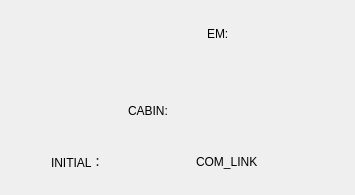
          <widget class="QWidget" name="page_rov">
           <layout class="QGridLayout" name="gridLayout_9">
            <item row="1" column="0">
             <layout class="QHBoxLayout" name="horizontalLayout_13">
              <item>
               <spacer name="horizontalSpacer_28">
                <property name="orientation">
                 <enum>Qt::Horizontal</enum>
                </property>
                <property name="sizeHint" stdset="0">
                 <size>
                  <width>40</width>
                  <height>20</height>
                 </size>
                </property>
               </spacer>
              </item>
              <item>
               <widget class="QLabel" name="label_4">
                <property name="styleSheet">
                 <string notr="true">font: 300 10pt &quot;Ubuntu&quot;;</string>
                </property>
                <property name="text">
                 <string>CABIN:</string>
                </property>
               </widget>
              </item>
              <item>
               <widget class="QtMaterialToggle" name="widget_rov_cabin" native="true">
                <property name="minimumSize">
                 <size>
                  <width>40</width>
                  <height>45</height>
                 </size>
                </property>
                <property name="maximumSize">
                 <size>
                  <width>40</width>
                  <height>45</height>
                 </size>
                </property>
               </widget>
              </item>
              <item>
               <spacer name="horizontalSpacer_27">
                <property name="orientation">
                 <enum>Qt::Horizontal</enum>
                </property>
                <property name="sizeHint" stdset="0">
                 <size>
                  <width>130</width>
                  <height>20</height>
                 </size>
                </property>
               </spacer>
              </item>
             </layout>
            </item>
            <item row="0" column="0">
             <layout class="QGridLayout" name="gridLayout_8">
              <item row="0" column="0">
               <layout class="QHBoxLayout" name="horizontalLayout_12">
                <property name="topMargin">
                 <number>0</number>
                </property>
                <item>
                 <widget class="Battery" name="widget_battery_rov" native="true">
                  <property name="minimumSize">
                   <size>
                    <width>50</width>
                    <height>30</height>
                   </size>
                  </property>
                  <property name="maximumSize">
                   <size>
                    <width>50</width>
                    <height>30</height>
                   </size>
                  </property>
                 </widget>
                </item>
                <item>
                 <spacer name="horizontalSpacer_24">
                  <property name="orientation">
                   <enum>Qt::Horizontal</enum>
                  </property>
                  <property name="sizeType">
                   <enum>QSizePolicy::Minimum</enum>
                  </property>
                  <property name="sizeHint" stdset="0">
                   <size>
                    <width>140</width>
                    <height>20</height>
                   </size>
                  </property>
                 </spacer>
                </item>
                <item>
                 <widget class="QLabel" name="label">
                  <property name="minimumSize">
                   <size>
                    <width>30</width>
                    <height>0</height>
                   </size>
                  </property>
                  <property name="styleSheet">
                   <string notr="true">font: 300 11pt &quot;Ubuntu&quot;;</string>
                  </property>
                  <property name="text">
                   <string>EM:</string>
                  </property>
                 </widget>
                </item>
                <item>
                 <widget class="QtMaterialToggle" name="widget_rov_em" native="true">
                  <property name="minimumSize">
                   <size>
                    <width>40</width>
                    <height>45</height>
                   </size>
                  </property>
                  <property name="maximumSize">
                   <size>
                    <width>40</width>
                    <height>45</height>
                   </size>
                  </property>
                 </widget>
                </item>
                <item>
                 <spacer name="horizontalSpacer_25">
                  <property name="orientation">
                   <enum>Qt::Horizontal</enum>
                  </property>
                  <property name="sizeHint" stdset="0">
                   <size>
                    <width>40</width>
                    <height>20</height>
                   </size>
                  </property>
                 </spacer>
                </item>
               </layout>
              </item>
              <item row="1" column="0">
               <layout class="QHBoxLayout" name="horizontalLayout_11">
                <property name="topMargin">
                 <number>0</number>
                </property>
                <item>
                 <spacer name="horizontalSpacer_19">
                  <property name="orientation">
                   <enum>Qt::Horizontal</enum>
                  </property>
                  <property name="sizeHint" stdset="0">
                   <size>
                    <width>40</width>
                    <height>20</height>
                   </size>
                  </property>
                 </spacer>
                </item>
                <item>
                 <widget class="QLabel" name="label_rov">
                  <property name="minimumSize">
                   <size>
                    <width>0</width>
                    <height>0</height>
                   </size>
                  </property>
                  <property name="maximumSize">
                   <size>
                    <width>184</width>
                    <height>161</height>
                   </size>
                  </property>
                  <property name="text">
                   <string/>
                  </property>
                 </widget>
                </item>
                <item>
                 <spacer name="horizontalSpacer_23">
                  <property name="orientation">
                   <enum>Qt::Horizontal</enum>
                  </property>
                  <property name="sizeHint" stdset="0">
                   <size>
                    <width>40</width>
                    <height>20</height>
                   </size>
                  </property>
                 </spacer>
                </item>
               </layout>
              </item>
             </layout>
            </item>
            <item row="2" column="0">
             <layout class="QHBoxLayout" name="horizontalLayout_7">
              <property name="topMargin">
               <number>0</number>
              </property>
              <item>
               <spacer name="horizontalSpacer_29">
                <property name="orientation">
                 <enum>Qt::Horizontal</enum>
                </property>
                <property name="sizeHint" stdset="0">
                 <size>
                  <width>40</width>
                  <height>20</height>
                 </size>
                </property>
               </spacer>
              </item>
              <item>
               <widget class="QLabel" name="label_2">
                <property name="styleSheet">
                 <string notr="true">font: 300 10pt &quot;Ubuntu&quot;;</string>
                </property>
                <property name="text">
                 <string>INITIAL：</string>
                </property>
               </widget>
              </item>
              <item>
               <widget class="QtMaterialToggle" name="widget_rov_initial" native="true">
                <property name="minimumSize">
                 <size>
                  <width>40</width>
                  <height>45</height>
                 </size>
                </property>
                <property name="maximumSize">
                 <size>
                  <width>40</width>
                  <height>45</height>
                 </size>
                </property>
               </widget>
              </item>
              <item>
               <spacer name="horizontalSpacer_26">
                <property name="orientation">
                 <enum>Qt::Horizontal</enum>
                </property>
                <property name="sizeHint" stdset="0">
                 <size>
                  <width>40</width>
                  <height>20</height>
                 </size>
                </property>
               </spacer>
              </item>
              <item>
               <widget class="QLabel" name="label_3">
                <property name="styleSheet">
                 <string notr="true">font: 300 10pt &quot;Ubuntu&quot;;</string>
                </property>
                <property name="text">
                 <string>COM_LINK</string>
                </property>
               </widget>
              </item>
              <item>
               <widget class="QtMaterialToggle" name="widget_rov_comlink" native="true">
                <property name="minimumSize">
                 <size>
                  <width>40</width>
                  <height>45</height>
                 </size>
                </property>
                <property name="maximumSize">
                 <size>
                  <width>40</width>
                  <height>45</height>
                 </size>
                </property>
               </widget>
              </item>
              <item>
               <spacer name="horizontalSpacer_30">
                <property name="orientation">
                 <enum>Qt::Horizontal</enum>
                </property>
                <property name="sizeHint" stdset="0">
                 <size>
                  <width>40</width>
                  <height>20</height>
                 </size>
                </property>
               </spacer>
              </item>
             </layout>
            </item>
           </layout>
          </widget>
